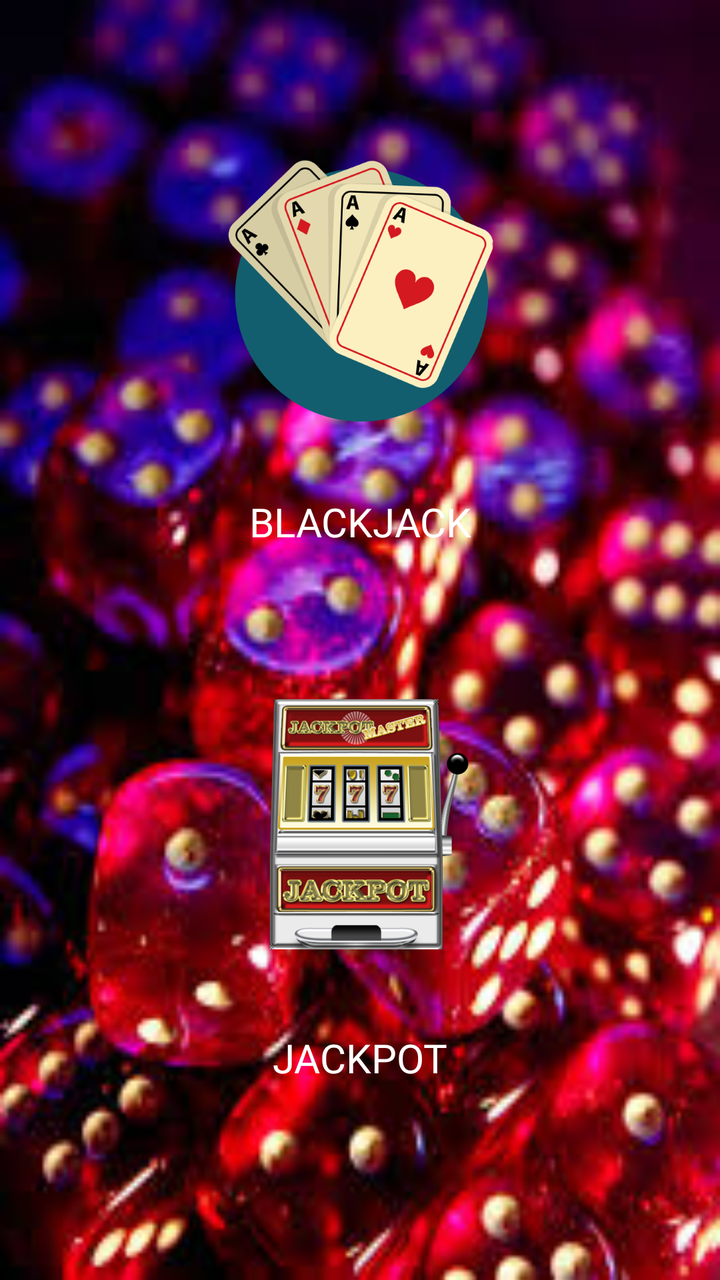
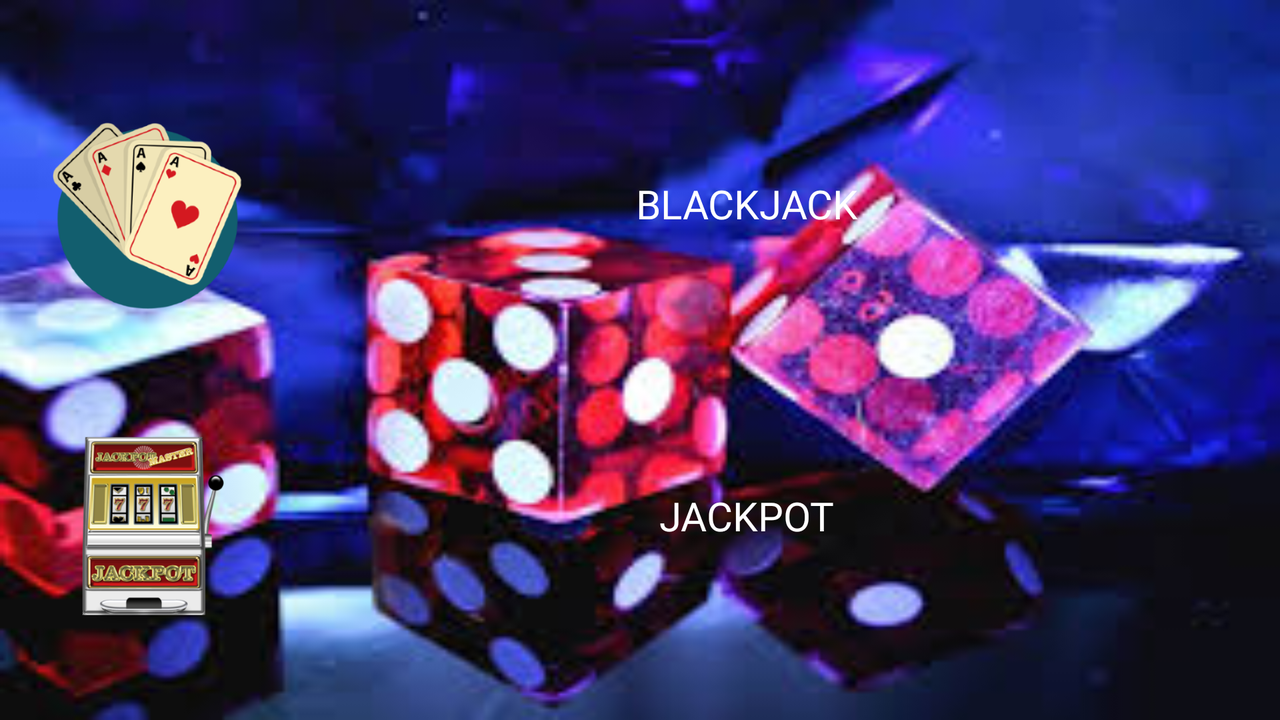

First picture: res/layout/ on a phone held upright. Second picture: the repository's own variant of that layout, on a device whose configuration matches the variant's folder. Source for both follows.
<!-- AndroidManifest.xml: application theme AppTheme -->
<!-- res/layout/fragment_home.xml -->
<?xml version="1.0" encoding="utf-8"?>
<LinearLayout xmlns:android="http://schemas.android.com/apk/res/android"
    android:orientation="vertical"
    android:layout_width="match_parent"
    android:layout_height="match_parent"
    android:weightSum="1"
    android:background="@drawable/casinobackground"
    android:fitsSystemWindows="true">

        <TextView
            android:layout_width="match_parent"
            android:layout_height="0dp"
            android:layout_weight=".1" />

        <Button
            android:layout_width="match_parent"
            android:layout_height="0dp"
            android:layout_marginBottom="20dp"
            android:layout_weight=".4"
            android:background="@drawable/button_shape"
            android:drawableTop="@drawable/blackjack"
            android:fontFamily="@font/comfortaa"
            android:onClick="blackJack"
            android:text="Blackjack"
            android:textColor="#FFFFFF"
            android:textSize="@dimen/buttonText" />

        <Button
            android:layout_width="match_parent"
            android:layout_height="0dp"
            android:layout_weight=".4"
            android:background="@drawable/button_shape"
            android:drawableTop="@drawable/spilleautomat"
            android:fontFamily="@font/comfortaa"
            android:onClick="spilleAutomat"
            android:text="Jackpot"
            android:textColor="#FFFFFF"
            android:textSize="@dimen/buttonText" />


</LinearLayout>
<!-- resources referenced by this layout -->
<resources>
  <!-- from res/values-xxhdpi/ -->
  <dimen name="buttonText">20sp</dimen>
  <!-- drawable blackjack: png bitmap (drawable-hdpi, 21834 bytes) -->
  <!-- drawable casinobackground: png bitmap (drawable, 17193 bytes) -->
  <!-- drawable spilleautomat: png bitmap (drawable-hdpi, 36510 bytes) -->
  <style name="AppTheme" parent="Theme.AppCompat.Light.DarkActionBar">
          
          <item name="colorPrimary">@color/colorPrimary</item>
          <item name="colorPrimaryDark">@color/colorPrimaryDark</item>
          <item name="colorAccent">@color/colorAccent</item>
      </style>
  <!-- from res/values-xxhdpi/ -->
  <color name="colorPrimary">#009888</color>
  <!-- from res/values-xxhdpi/ -->
  <color name="colorPrimaryDark">#00574B</color>
  <!-- from res/values-xxhdpi/ -->
  <color name="colorAccent">#D81B60</color>
</resources>
<!-- res/layout-land/fragment_home.xml (the repository's variant of the layout above) -->
<!-- drawn on the phone turned sideways -->
<?xml version="1.0" encoding="utf-8"?>
<LinearLayout xmlns:android="http://schemas.android.com/apk/res/android"
    android:orientation="vertical"
    android:layout_width="match_parent"
    android:layout_height="match_parent"
    android:weightSum="1"
    android:background="@drawable/casinobackground_land"
    android:fitsSystemWindows="true">

    <LinearLayout
        android:layout_width="match_parent"
        android:layout_height="match_parent"
        android:orientation="vertical"
        android:paddingLeft="20dp"
        android:paddingRight="20dp"
        android:background="@drawable/casinobackground_land"
        android:weightSum="1"
        android:gravity="center_horizontal">

        <TextView
            android:layout_width="match_parent"
            android:layout_height="0dp"
            android:layout_weight=".1"/>

        <Button
            android:layout_width="match_parent"
            android:layout_height="0dp"
            android:layout_marginBottom="20dp"
            android:layout_weight=".4"
            android:background="@drawable/button_shape"
            android:drawableLeft="@drawable/blackjack_land"
            android:fontFamily="@font/comfortaa"
            android:onClick="blackJack"
            android:text="Blackjack"
            android:textColor="#FFFFFF"
            android:textSize="@dimen/buttonText" />

        <Button
            android:layout_width="match_parent"
            android:layout_height="0dp"
            android:layout_weight=".4"
            android:background="@drawable/button_shape"
            android:drawableLeft="@drawable/spilleautomat_land"
            android:fontFamily="@font/comfortaa"
            android:onClick="spilleAutomat"
            android:text="Jackpot"
            android:textColor="#FFFFFF"
            android:textSize="@dimen/buttonText" />
    </LinearLayout>


</LinearLayout>
<!-- resources referenced by the variant -->
<!-- as the phone turned sideways resolves them -->
<resources>
  <!-- from res/values-xxhdpi/ -->
  <dimen name="buttonText">20sp</dimen>
  <!-- drawable blackjack_land: png bitmap (drawable-hdpi, 12774 bytes) -->
  <!-- drawable casinobackground_land: jpg bitmap (drawable, 14051 bytes) -->
  <!-- drawable spilleautomat_land: png bitmap (drawable-hdpi, 15984 bytes) -->
  <style name="AppTheme" parent="Theme.AppCompat.Light.DarkActionBar">
          
          <item name="colorPrimary">@color/colorPrimary</item>
          <item name="colorPrimaryDark">@color/colorPrimaryDark</item>
          <item name="colorAccent">@color/colorAccent</item>
      </style>
  <!-- from res/values-xxhdpi/ -->
  <color name="colorPrimary">#009888</color>
  <!-- from res/values-xxhdpi/ -->
  <color name="colorPrimaryDark">#00574B</color>
  <!-- from res/values-xxhdpi/ -->
  <color name="colorAccent">#D81B60</color>
</resources>
